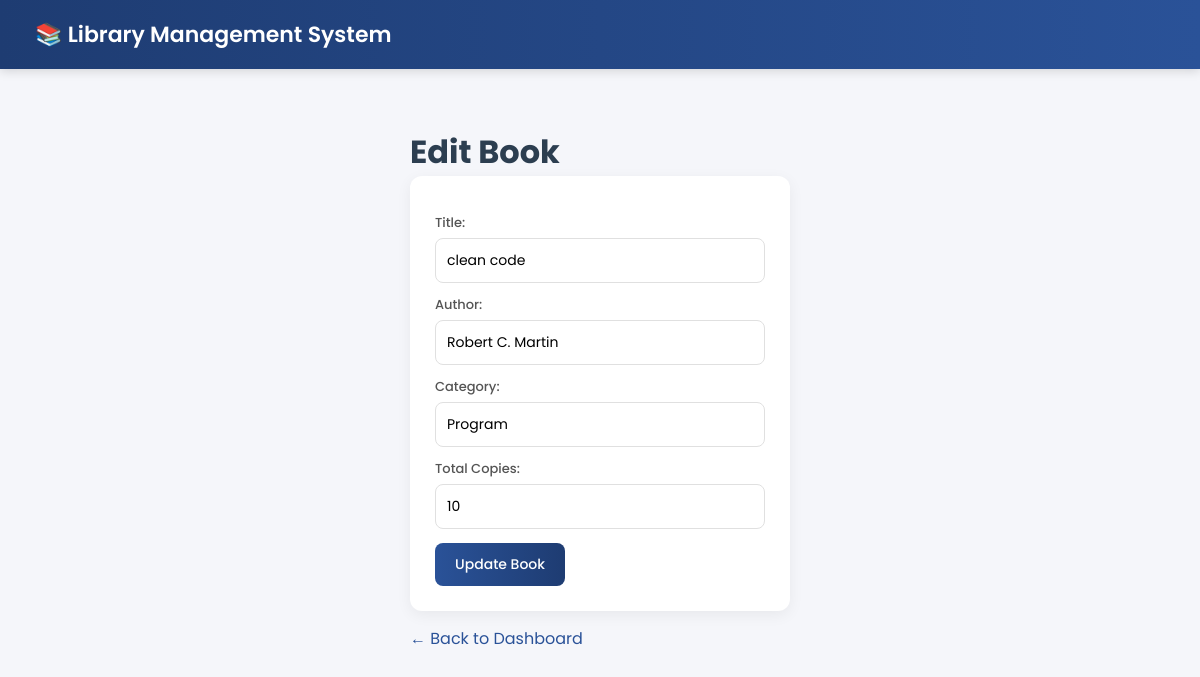
The app's page /edit_book/1 with its own data.
### library managment.py (models this page shows)
class Book(db.Model):
    id = db.Column(db.Integer, primary_key=True)
    title = db.Column(db.String(200), nullable=False)
    author = db.Column(db.String(100), nullable=False)
    category = db.Column(db.String(50))
    total_copies = db.Column(db.Integer, default=1)
    available_copies = db.Column(db.Integer, default=1)

### library managment.py (the view)
@app.route('/edit_book/<int:book_id>', methods=['GET'])
def edit_book_page(book_id):
    book = Book.query.get(book_id)
    return render_template('edit.html', book=book)

### templates/edit.html (shortened to what this page needs)
<!DOCTYPE html>
<html>
<head>
    <link rel="stylesheet" href="{{ url_for('static', filename='style.css') }}">
</head>
<body>
    <div class="navbar">
        <h1>📚 Library Management System</h1>
    </div>
    <div class="form-page">
        <div>
            <h1>Edit Book</h1>
            <form action="/edit_book/{{ book.id }}" method="POST">
                <label>Title:</label>
                <input type="text" name="title" value="{{ book.title }}" required>
                <label>Author:</label>
                <input type="text" name="author" value="{{ book.author }}" required>
                <label>Category:</label>
                <input type="text" name="category" value="{{ book.category }}">
                <label>Total Copies:</label>
                <input type="number" name="total_copies" value="{{ book.total_copies }}">
                <button type="submit">Update Book</button>
            </form>
            <p><a href="/admin_dashboard">← Back to Dashboard</a></p>
        </div>
    </div>
</body>
</html>

### static/style.css (style rules this page uses)
* { margin: 0; padding: 0; box-sizing: border-box; }
body { font-family: 'Poppins', sans-serif; background-color: #f5f6fa; color: #2c3e50; }
.navbar { background: linear-gradient(90deg, #1e3c72, #2a5298); color: white; padding: 18px 35px; display: flex; justify-content: space-between; align-items: center; box-shadow: 0 2px 10px rgba(0,0,0,0.15); }
.navbar h1 { font-size: 22px; font-weight: 600; }
form { background-color: white; padding: 25px; border-radius: 12px; box-shadow: 0 4px 15px rgba(0,0,0,0.06); max-width: 450px; }
.form-page { display: flex; justify-content: center; align-items: center; min-height: 80vh; }
.form-page form { width: 100%; max-width: 380px; }
label { font-weight: 500; font-size: 13px; color: #555; display: block; margin-bottom: 5px; margin-top: 12px; }
input[type="text"], input[type="number"], input[type="email"], input[type="password"] { width: 100%; padding: 11px; border: 1.5px solid #e0e0e0; border-radius: 8px; font-size: 14px; font-family: 'Poppins', sans-serif; transition: border 0.2s ease; }
button { background: linear-gradient(90deg, #2a5298, #1e3c72); color: white; border: none; padding: 11px 20px; border-radius: 8px; cursor: pointer; font-size: 14px; font-weight: 500; margin-top: 14px; font-family: 'Poppins', sans-serif; transition: opacity 0.2s ease; }
a { color: #2a5298; text-decoration: none; }
.form-page p { margin-top: 15px; font-size }

### records on screen
Book: title "clean code", author "Robert C. Martin", category "Program", total_copies "10"
